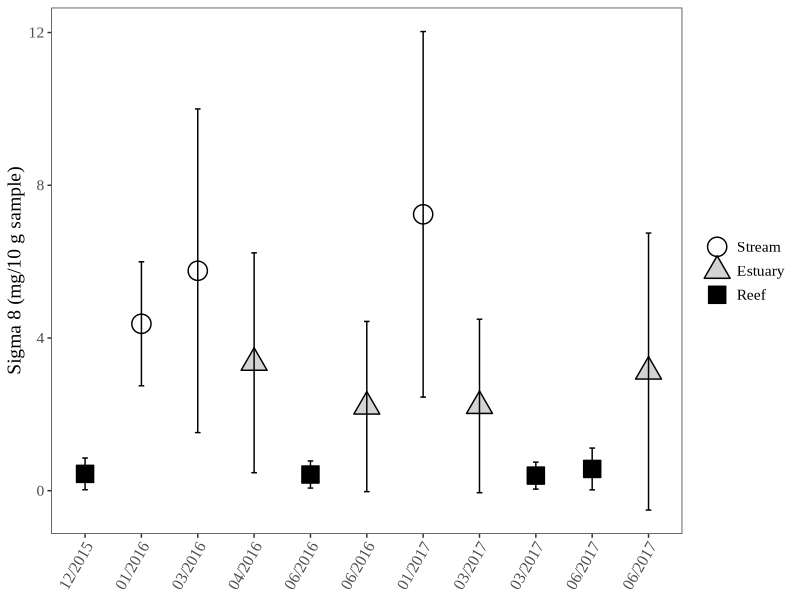
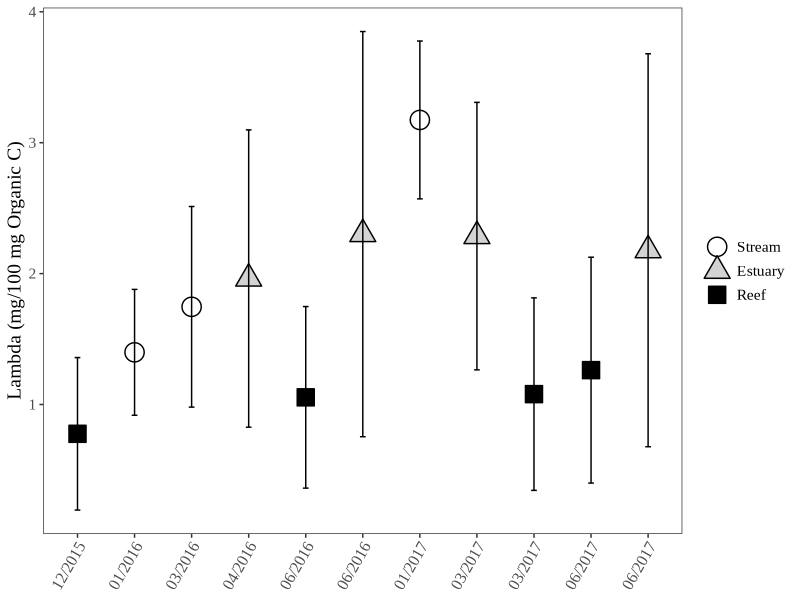
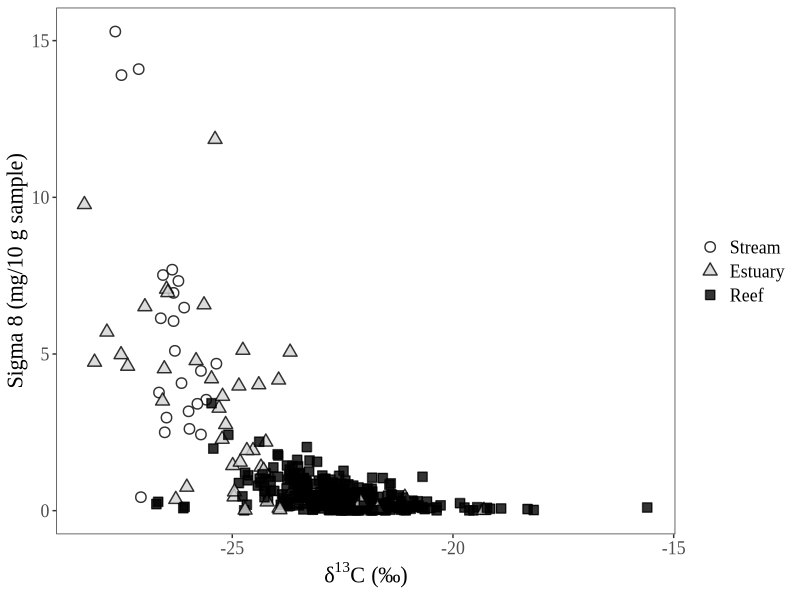
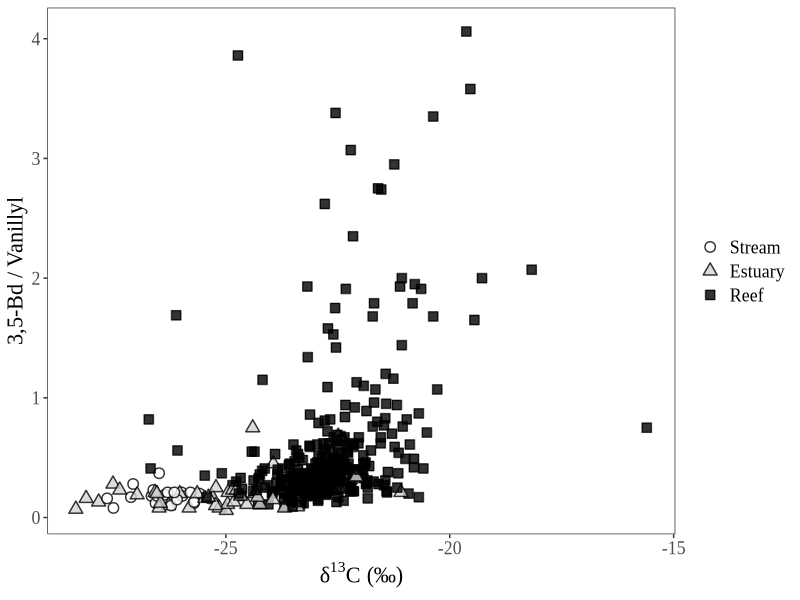
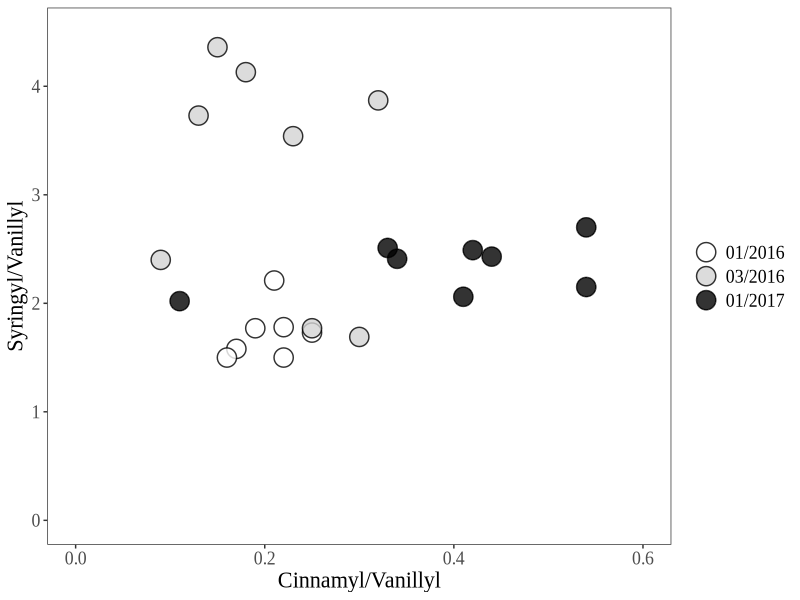
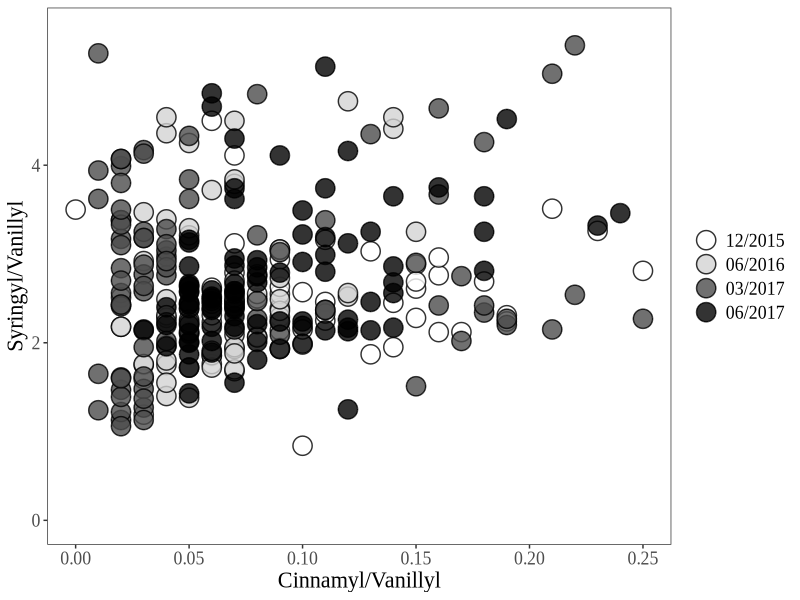
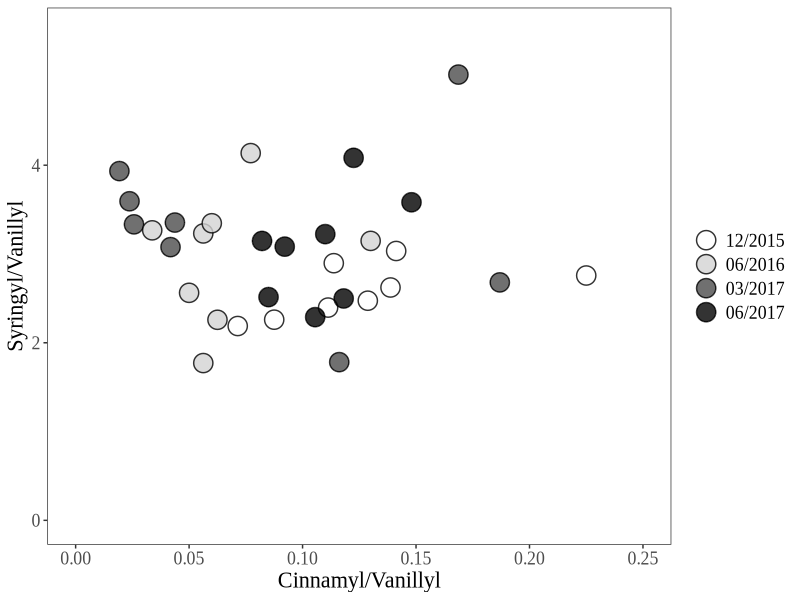
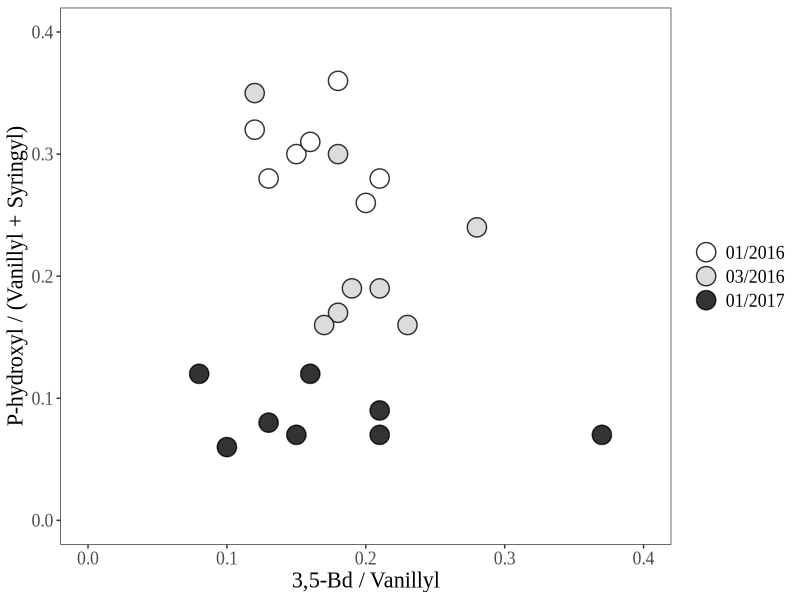

Reproduce these figures in R, in order.
## ---- chunk 1
knitr::opts_chunk$set(echo = TRUE)
## ---- chunk 2

master <- read.csv("RAPID_Master_Datasheet_add_region_streamcode.csv") # Loads the newly updated dataset, as of April 8, 2019. This same dataset is used for the linear mixed effects models.

# In addition, all NDs from Matthieu's original reports are replaced as NAs. For reasoning on why they are not 0s, see either of the other RMarkdown files in this project folder.

# Alright, so the seven outliers I'm removing will be 56, 66, 164, 238, 300, 387, and 389 from the original dataset. For reasoning on these 7, see LMEM Markdown file in this same project.

mastered <- master[ -c(56, 66, 164, 238, 300, 387, 389), ] # Removes outliers from original dataset.

# This dataset has already been QAQCed.

library(tidyverse)

## ---- chunk 3

# First, we will plot overall Sigma 8 and Lambda values.

Fig3_Stats <- mastered %>% # Takes the original dataset and then ...
  group_by(Group, Environment) %>% # Groups by date and environment and then ...
  summarize(Sig8 = mean(Sigma8, na.rm = TRUE), Sig8sd = sd(Sigma8, na.rm = TRUE), 
            Lam = mean(Lambda, na.rm = TRUE), Lamsd = sd(Lambda, na.rm = TRUE)) %>% # Summarizes and then...
  ungroup() # Ungroups data.

Fig3_Stats$Environment <- factor(Fig3_Stats$Environment, levels = c( "Stream", "Estuary", "Reef")) # Relevels.
Fig3_Stats$Group <- factor(Fig3_Stats$Group, levels = c( "A", "B", "C", "D", "E", "F", "I", "H", "G", "J", "K")) # Relevel the "Group" column so that it's presented in the best chronological order.

#tiff(filename = "/Users/heililowman/Documents/UC_Santa_Barbara/Research_Lignin/Figures/Manuscript_figure_files/Fig3A.tiff", width=6, height=4, unit="in", res=400) 
fig3a <- ggplot(Fig3_Stats, aes(Group, Sig8, shape=Environment, fill=Environment)) +
  scale_x_discrete(labels = c("12/2015", "01/2016", "03/2016", "04/2016", "06/2016", "06/2016", "01/2017", "03/2017", "03/2017", "06/2017", "06/2017")) +
  geom_point(size = 6,
             stroke = 0.75) + 
  scale_shape_manual(values = c(21, 24, 22)) +
  scale_fill_manual(values = c("white", "lightgrey", "black")) +
  geom_errorbar(data=Fig3_Stats, aes(ymin=Sig8-Sig8sd,ymax=Sig8+Sig8sd), width=0.1) +
  xlab("Sample Date") +
  ylab("Sigma 8 (mg/10 g sample)") + 
  theme_bw() +
  theme(panel.grid.major = element_blank(), panel.grid.minor = element_blank(),panel.background = element_blank()) + # This ensures the whole data grid is boxed in, which looks cleaner in text.
  theme(text=element_text(family="Times New Roman", size=14)) +
  theme(axis.text.x = element_text(angle = 60, hjust = 1)) +
  theme(axis.title.x=element_blank()) +
  theme(legend.title = element_blank())
#dev.off()

fig3a

#tiff(filename = "/Users/heililowman/Documents/UC_Santa_Barbara/Research_Lignin/Figures/Manuscript_figure_files/Fig3B.tiff", width=6, height=4, unit="in", res=400) 
fig3b <- ggplot(Fig3_Stats, aes(Group, Lam, shape=Environment, fill=Environment)) +
  scale_x_discrete(labels = c("12/2015", "01/2016", "03/2016", "04/2016", "06/2016", "06/2016", "01/2017", "03/2017", "03/2017", "06/2017", "06/2017")) +
  geom_point(size = 6,
             stroke = 0.75) + 
  scale_shape_manual(values = c(21, 24, 22)) +
  scale_fill_manual(values = c("white", "lightgrey", "black")) +
  geom_errorbar(data=Fig3_Stats, aes(ymin=Lam-Lamsd,ymax=Lam+Lamsd), width=0.1) +
  xlab("Sample Date") +
  ylab("Lambda (mg/100 mg Organic C)") + 
  theme_bw() +
  theme(panel.grid.major = element_blank(), panel.grid.minor = element_blank(),panel.background = element_blank()) +
  theme(text=element_text(family="Times New Roman", size=14)) +
  theme(axis.text.x = element_text(angle = 60, hjust = 1)) +
  theme(axis.title.x=element_blank()) +
  theme(legend.title = element_blank())
#dev.off()

fig3b

## ---- chunk 4

# Next, we will plot isotopic data versus Sigma 8 and 3,5-Bd/V values.

# I will remove one egregious outlier - this was not removed during the LMEMs since those models dealt with lignin phenol values only (and had no isotopes as fixed or random effects).

mastered$Environment <- factor(mastered$Environment, levels = c( "Stream", "Estuary", "Reef")) # Relevels.

masterer <- mastered[-181,] # Removes the crazy high outlier for d13C.

# I have also removed the designation of near/far from stream and just represented all marine sediments as reef sites - this distinction was not important in any of the models I ran, and I feel it doesn't add anything to the visual. Also, this will keep things consistent legend-wise with Figure 3.

#tiff(filename = "/Users/heililowman/Documents/UC_Santa_Barbara/Research_Lignin/Figures/Manuscript_figure_files/Fig4.tiff", width=10, height=6, unit="in", res=400) 
fig4 <- ggplot(masterer, aes (x=d13C, y=Sigma8, shape=Environment, fill=Environment)) +
  geom_point(size=3,
             stroke = 0.75,
             alpha = 0.8) +
  scale_shape_manual(values = c(21, 24, 22)) +
  scale_fill_manual(values = c("white", "lightgrey", "black")) +
  theme_bw() +
  theme(panel.grid.major = element_blank(), panel.grid.minor = element_blank(),panel.background = element_blank()) +
  theme(text=element_text(family="Times New Roman", size=16)) +
  xlab(expression("δ"^{13}*"C (‰)")) + # GAH! It's AMAZING I GOT THE SUPERSCRIPT TO WORK!!!
  ylab("Sigma 8 (mg/10 g sample)") +
  theme(legend.title = element_blank())
#dev.off

fig4

#tiff(filename = "/Users/heililowman/Documents/UC_Santa_Barbara/Research_Lignin/Figures/Manuscript_figure_files/Fig5.tiff", width=10, height=6, unit="in", res=400) 
fig5 <- ggplot(masterer, aes (x=d13C, y=Bd.V, shape=Environment, fill=Environment)) +
  geom_point(size=3,
             stroke = 0.75,
             alpha = 0.8) +
  scale_shape_manual(values = c(21, 24, 22)) +
  scale_fill_manual(values = c("white", "lightgrey", "black")) +
  theme_bw() +
  theme(panel.grid.major = element_blank(), panel.grid.minor = element_blank(),panel.background = element_blank()) +
  theme(text=element_text(family="Times New Roman", size=16)) +
  xlab(expression("δ"^{13}*"C (‰)")) +
  ylab("3,5-Bd / Vanillyl") +
  theme(legend.title = element_blank())
#dev.off

fig5

## ---- chunk 5

# So, this will be a plot of stream S/V and C/V values, but the boxes for source material will need to be added in in Powerpoint.

stream <- mastered %>%
  filter(Environment=="Stream") # Creates dataset of only stream data.

#tiff(filename = "/Users/heililowman/Documents/UC_Santa_Barbara/Research_Lignin/Figures/Manuscript_figure_files/Fig6.tiff", width=8, height=6, unit="in", res=400) 
fig6 <- ggplot(stream, aes (C.V,S.V, shape=Group_2, fill=Group_2)) +
  geom_point(size=6,
             stroke = 0.75,
             alpha = 0.8) +
  scale_shape_manual(values = c(21, 21, 21), labels = c("01/2016", "03/2016", "01/2017")) +
  scale_fill_manual(values = c("white", "lightgrey", "black"), labels = c("01/2016", "03/2016", "01/2017")) + # Need to duplicate labels in both calls so that legend works.
  xlim(0,0.6) +
  ylim(0,4.5) +
  theme_bw() +
  theme(panel.grid.major = element_blank(), panel.grid.minor = element_blank(),panel.background = element_blank()) +
  theme(text=element_text(family="Times New Roman", size=16)) +
  xlab("Cinnamyl/Vanillyl") +
  ylab("Syringyl/Vanillyl") +
  theme(legend.title = element_blank())
#dev.off

fig6

## ---- chunk 6

# And now to create a similar S/V vs. C/V figure for the marine sample data.

marine <- mastered %>%
  filter(Environment=="Reef") # Creates dataset of only marine data.

fig7a <- ggplot(marine, aes (C.V,S.V, shape=Group, fill=Group)) +
  geom_point(size=6,
             stroke = 0.75,
             alpha = 0.8) +
  scale_shape_manual(values = c(21, 21, 21, 21), labels = c("12/2015", "06/2016", "03/2017", "06/2017")) +
  scale_fill_manual(values = c("white", "lightgrey", "gray30", "black"), labels = c("12/2015", "06/2016", "03/2017", "06/2017")) + # Need to duplicate labels in both calls so that legend works.
  xlim(0,0.25) +
  ylim(0,5.5) +
  theme_bw() +
  theme(panel.grid.major = element_blank(), panel.grid.minor = element_blank(),panel.background = element_blank()) +
  theme(text=element_text(family="Times New Roman", size=16)) +
  xlab("Cinnamyl/Vanillyl") +
  ylab("Syringyl/Vanillyl") +
  theme(legend.title = element_blank())

fig7a

# Due to sheer number of points, let's consolidate by site for each sampling.

m_cvsv <- marine %>% 
  group_by(Site, Group) %>%     
  summarize(meanC.V = mean(C.V, na.rm = TRUE), CVsd = sd(C.V, na.rm = TRUE), meanS.V = mean(S.V, na.rm = TRUE), SVsd = sd(S.V, na.rm = TRUE),) %>%
  ungroup()

#tiff(filename = "/Users/heililowman/Documents/UC_Santa_Barbara/Research_Lignin/Figures/Manuscript_figure_files/Fig7.tiff", width=8, height=6, unit="in", res=400) 
fig7b <- ggplot(m_cvsv, aes (x=meanC.V, y=meanS.V, shape = Group, fill = Group)) +
  geom_point(size=6,
             stroke = 0.75,
             alpha = 0.8) +
  scale_shape_manual(values = c(21, 21, 21, 21), labels = c("12/2015", "06/2016", "03/2017", "06/2017")) +
  scale_fill_manual(values = c("white", "lightgrey", "gray30", "black"), labels = c("12/2015", "06/2016", "03/2017", "06/2017")) +
  #geom_errorbar(data=m_cvsv, aes(ymin=meanS.V-SVsd,ymax=meanS.V+SVsd)) +
  #geom_errorbarh(data=m_cvsv, aes(xmin=meanC.V-CVsd,xmax=meanC.V+CVsd)) +
  xlim(0,0.25) +
  ylim(0,5.5) +
  theme_bw() +
  theme(panel.grid.major = element_blank(), panel.grid.minor = element_blank(),panel.background = element_blank()) +
  theme(text=element_text(family="Times New Roman", size=16)) +
  xlab("Cinnamyl/Vanillyl") +
  ylab("Syringyl/Vanillyl") +
  theme(legend.title = element_blank())
#dev.off

# Did not include error bars because they do not add to the takeaway of the figure, and delineations between groupings are made clear by the results of the LMEMs.

fig7b

## ---- chunk 7

# Similar to Figure 6, this figure will plot degradation parameters for stream data only.

#tiff(filename = "/Users/heililowman/Documents/UC_Santa_Barbara/Research_Lignin/Figures/Manuscript_figure_files/Fig8.tiff", width=8, height=6, unit="in", res=400) 
fig8 <- ggplot(stream, aes (Bd.V,P..V.S., shape=Group_2, fill=Group_2)) +
  geom_point(size=6,
             stroke = 0.75,
             alpha = 0.8) +
  scale_shape_manual(values = c(21, 21, 21), labels = c("01/2016", "03/2016", "01/2017")) +
  scale_fill_manual(values = c("white", "lightgrey", "black"), labels = c("01/2016", "03/2016", "01/2017")) +
  xlim(0,0.4) +
  ylim(0,0.4) +
  theme_bw() +
  theme(panel.grid.major = element_blank(), panel.grid.minor = element_blank(),panel.background = element_blank()) +
  theme(text=element_text(family="Times New Roman", size=16)) +
  xlab("3,5-Bd / Vanillyl") +
  ylab("P-hydroxyl / (Vanillyl + Syringyl)") +
  theme(legend.title = element_blank())
#dev.off

fig8

## ---- chunk 8

# And finally, the code for the P/V+S vs. 3,5-Bd/V values for marine sites.

fig9a <- ggplot(marine, aes (Bd.V,P..V.S., shape=Group, fill=Group)) +
  geom_point(size=6,
             stroke = 0.75,
             alpha = 0.8) +
  scale_shape_manual(values = c(21, 21, 21, 21), labels = c("12/2015", "06/2016", "03/2017", "06/2017")) +
  scale_fill_manual(values = c("white", "lightgrey", "gray30", "black"), labels = c("12/2015", "06/2016", "03/2017", "06/2017")) +
  xlim(0,2) +
  ylim(0,1) +
  theme_bw() +
  theme(panel.grid.major = element_blank(), panel.grid.minor = element_blank(),panel.background = element_blank()) +
  theme(text=element_text(family="Times New Roman", size=16)) +
  xlab("3,5Bd / Vanillyl") +
  ylab("P-hydroxyl / (Vanillyl + Syringyl)") +
  theme(legend.title = element_blank())

fig9a

# Going to aggregate values again as we did in Figure 7.

m_bdvpvs <- marine %>% 
  group_by(Site, Group) %>%     
  summarize(meanBdV = mean(Bd.V, na.rm = TRUE), BdVsd = sd(Bd.V, na.rm = TRUE), meanPVS = mean(P..V.S., na.rm = TRUE), PVSsd = sd(P..V.S., na.rm = TRUE),) %>%
  ungroup()

#tiff(filename = "/Users/heililowman/Documents/UC_Santa_Barbara/Research_Lignin/Figures/Manuscript_figure_files/Fig9.tiff", width=8, height=6, unit="in", res=400) 
fig9b <- ggplot(m_bdvpvs, aes (x=meanBdV, y=meanPVS, shape = Group, fill = Group)) +
  geom_point(size=6,
             stroke = 0.75,
             alpha = 0.8) +
  scale_shape_manual(values = c(21, 21, 21, 21), labels = c("12/2015", "06/2016", "03/2017", "06/2017")) +
  scale_fill_manual(values = c("white", "lightgrey", "gray30", "black"), labels = c("12/2015", "06/2016", "03/2017", "06/2017")) +
  xlim(0,2) +
  ylim(0,1) +
  theme_bw() +
  theme(panel.grid.major = element_blank(), panel.grid.minor = element_blank(),panel.background = element_blank()) +
  theme(text=element_text(family="Times New Roman", size=16)) +
  xlab("3,5Bd / Vanillyl") +
  ylab("P-hydroxyl / (Vanillyl + Syringyl)") +
  theme(legend.title = element_blank())
#dev.off

fig9b
